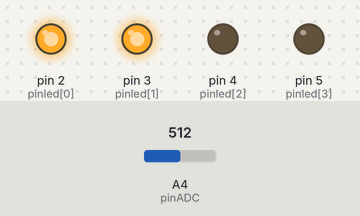
A sketch run on a simulated Arduino Uno, built with avr-gcc and run on an emulated ATmega328P. On the bench: output pins drawn as LEDs (lit = HIGH). The test bench sets the inputs (shaded band); at power-on: A4 (pinADC) = 512. What the sketch prints to the serial monitor is not drawn.

Above: at 1.2 s.
1.3 s: A4 (pinADC) set to 408
2.8 s: A4 (pinADC) set to 386
At 4.0 s:
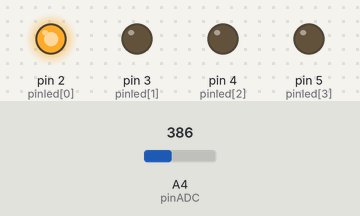
4.3 s: A4 (pinADC) set to 217
5.8 s: A4 (pinADC) set to 188
At 6.1 s:
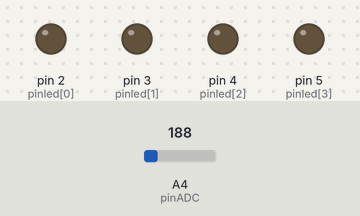
7.3 s: A4 (pinADC) set to 11
8.8 s: A4 (pinADC) set to 8
At 9.7 s:
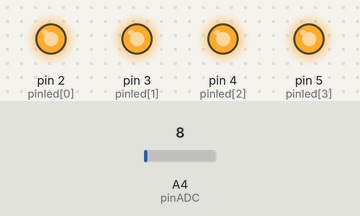
Timing chart, 0 to 11.3 s (numbered marks = the images above; inputs shaded):
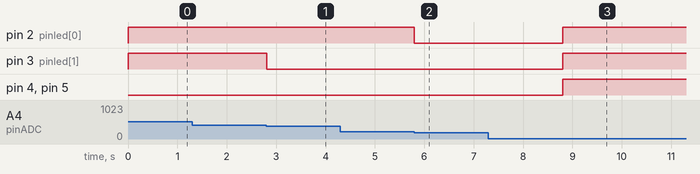

Measured:
- the behaviour switches between 398 and 397 on A4 (pinADC) (found by bisection; images 0 and 1)
- the behaviour switches between 204 and 203 on A4 (pinADC) (found by bisection; images 1 and 2)
- the behaviour switches between 10 and 9 on A4 (pinADC) (found by bisection; images 2 and 3)
- after the input at 2.8 s, pin 3 (pinled[1]): HIGH → LOW at once
- after the input at 5.8 s, pin 2 (pinled[0]): HIGH → LOW at once
- after the input at 8.8 s, pin 2 (pinled[0]), pin 3 (pinled[1]), pin 4 (pinled[2]), pin 5 (pinled[3]): LOW → HIGH at once

The sketch:

prova_1_sub.ino
```cpp
/* UNIVERSIDADE FEDERAL DE UBERLANDIA
   Biomedical Engineering
   Autors: Ítalo G S Fernandes
   contact: italogsfernandes@gmail.com
   URLs: https://github.com/italogfernandes/SEB
  Este codigo faz parte da disciplina de sinais e sistemas
  para engenhara biomedica e visa acender uma sequencia de leds
  de acordo com a intensidade de luz incidente em um sensor
    Esquema de montagem:
    Arduino - Dispositivo
    2       -   LED para 20%
    3       -   LED para 40%
    4       -   LED para 60%
    5       -   LED para 80%
    A4      -   Sinal do LDR com divisor de tensao

  ESTE CODIGO VISA APENAS CONFERENCIA
  FAVOR NAO COPIAR DURANTE A SUA PROVA
*/
#define pinADC A4 //Pino do conversor AD
#define DARK_THRESHOLD 10 //Menor leitura obtida para o escuro
#define LIGHT_THRESHOLD 980 //Maior leitura obtida para o claro
uint16_t leitura_ad; //armazena a leitura do conversor AD de 0 a 1024
double brightness_percent; //amazenara o valor do brilho em porcentagem
//Sendo DARK_THRESHOLD como 0% e LIGHT_THRESHOULD como 100%
const uint8_t pinled[] = {2, 3, 4, 5}; //Pinos dos leds
void setup() {
  Serial.begin(115200); //Inicia a comunicacao serial a 115200 de baudrate
  for (int i = 0; i < 4; i++) {
    pinMode(pinled[i], OUTPUT); // inicia todos os pinos dos leds como output
  }
}

void loop() {
  leitura_ad = analogRead(pinADC); //Lendo o Conversor AD no pino definido
  //Regra de 3 para conversao de escala, Subtrai o offset e divide pelo tamanho total, Multiplica por 100 para dar em porcentagem
  brightness_percent = (double)(leitura_ad - DARK_THRESHOLD) * 100.0 / (double) (LIGHT_THRESHOLD - DARK_THRESHOLD); //Convertendo para Porcentagem de Iluminação
  for (int i = 0; i < 4; i++) { //Acendendo os leds proporcionalmente
    //Para cada led (de 0 a 4) Coloca ele de acordo com a expressao : porcentagem > 20 * (i+1)
    //ou seja 20 * 1 = 20... 20 * 2 = 40 .... ate 20 * 4 = 80
    // se a expressao retornar True (1, HIGH) acende, se a expressao retornar False (0, LOW) apaga
    digitalWrite(pinled[i], brightness_percent >= (20 * (i + 1)));
  }
  //Mostra o valor de acordo com o protocolo pedido
  //Funciona com o SerialPlotter
  Serial.println(); //Linha em branco
  Serial.println("-----------------------------");
  Serial.println("Brilho Atual = " + String(brightness_percent, 0) + " %");
  Serial.println("-----------------------------");
  Serial.println(); //Linha em Branco
}
```
